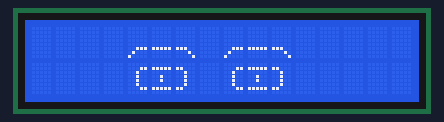
Bench run of a sketch on a simulated Arduino Uno, built with avr-gcc and run on an emulated ATmega328P. Parts: 16×2 character LCD.

Above: at 0.1 s.
At 19.01 s:
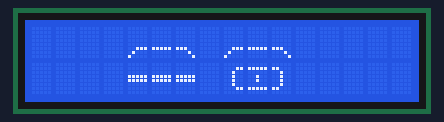
At 37.77 s:
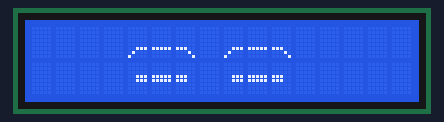

The sketch:

oeillcd.ino
```cpp
#include <LiquidCrystal.h>


LiquidCrystal lcd(2, 3, 4, 5, 6, 7);
// initialise les commandes avec les n° de broches


byte debutoeilferme[8]={
  B00000,
  B00000,
  B00000,
  B00111,
  B00111,
  B00000,
  B00000,
  B00000
};

byte finoeilferme[8]={
  B00000,
  B00000,
  B00000,
  B11100,
  B11100,
  B00000,
  B00000,
  B00000
};


byte debutsourciletonne[8]={
  B00000,
  B00000,
  B00000,
  B00000,
  B00000,
  B00111,
  B01000,
  B10000
};


byte milieusourciletonne[8]={
  B00000,
  B00000,
  B00000,
  B00000,
  B00000,
  B11111,
  B00000,
  B00000
};

byte finsourciletonne[8]={
  B00000,
  B00000,
  B00000,
  B00000,
  B00000,
  B11100,
  B00010,
  B00001
};


byte debutoeil[8]={
  B00000,
  B00011,
  B00100,
  B00100,
  B00100,
  B00100,
  B00011,
  B00000
};

byte milieuoeil[8]={
  B00000,
  B11111,
  B00000,
  B00100,
  B00100,
  B00000,
  B11111,
  B00000
};

byte finoeil[8]={
  B00000,
  B11000,
  B00100,
  B00100,
  B00100,
  B00100,
  B11000,
  B00000
};

byte milieuoeilferme[8]={
  B00000,
  B00000,
  B00000,
  B11111,
  B11111,
  B00000,
  B00000,
  B00000
};


void setup() {
  lcd.begin(16, 2);

/*lcd.createChar(8, debutsourcilferme);


     lcd.createChar(1, debutoeil);

    lcd.createChar(2, milieuoeil);
    lcd.createChar(3, finoeil);
     lcd.createChar(4, debutsourciletonne);
    lcd.createChar(5, milieusourciletonne);
    lcd.createChar(6, finsourciletonne);

     lcd.createChar(7, debutoeilferme); */

  }


void loop() {
  lcd.display();

   lcd.createChar(1, debutoeil);

    lcd.createChar(2, milieuoeil);
    lcd.createChar(3, finoeil);
     lcd.createChar(4, debutsourciletonne);
    lcd.createChar(5, milieusourciletonne);
    lcd.createChar(6, finsourciletonne);

    lcd.setCursor(4,0);
    lcd.write(4);
    lcd.setCursor(5,0);
    lcd.write(5);
    lcd.setCursor(6,0);
    lcd.write(6);

    lcd.setCursor(8,0);
    lcd.write(4);
    lcd.setCursor(9,0);
    lcd.write(5);
    lcd.setCursor(10,0);
    lcd.write(6);

      lcd.setCursor(4,1);
    lcd.write(1);
    lcd.setCursor(5,1);
    lcd.write(2);
    lcd.setCursor(6,1);
    lcd.write(3);

    lcd.setCursor(8,1);
    lcd.write(1);
    lcd.setCursor(9,1);
    lcd.write(2);
    lcd.setCursor(10,1);
    lcd.write(3);


delay(3000);


lcd.clear();

lcd.createChar(7, milieuoeilferme);
 lcd.setCursor(4,0);
    lcd.write(4);
    lcd.setCursor(5,0);
    lcd.write(5);
    lcd.setCursor(6,0);
    lcd.write(6);

    lcd.setCursor(8,0);
    lcd.write(4);
    lcd.setCursor(9,0);
    lcd.write(5);
    lcd.setCursor(10,0);
    lcd.write(6);

    lcd.createChar(1, debutoeilferme);
    lcd.createChar(2, finoeilferme);
      lcd.setCursor(4,1);
    lcd.write(1);
    lcd.setCursor(5,1);
    lcd.write(7);
    lcd.setCursor(6,1);
    lcd.write(2);


    lcd.setCursor(8,1);
    lcd.write(1);
    lcd.setCursor(9,1);
    lcd.write(7);
    lcd.setCursor(10,1);
    lcd.write(2);


    delay(400);

    lcd.clear();


 lcd.createChar(8, debutoeil);


    lcd.createChar(3, finoeil);
lcd.createChar(7, milieuoeilferme);

 lcd.setCursor(4,0);
    lcd.write(4);
    lcd.setCursor(5,0);
    lcd.write(5);
    lcd.setCursor(6,0);
    lcd.write(6);

    lcd.setCursor(8,0);
    lcd.write(4);
    lcd.setCursor(9,0);
    lcd.write(5);
    lcd.setCursor(10,0);
    lcd.write(6);

    lcd.createChar(1, debutoeilferme);
    lcd.createChar(2, finoeilferme);
      lcd.setCursor(4,1);
    lcd.write(7);
    lcd.setCursor(5,1);
    lcd.write(7);
    lcd.setCursor(6,1);
    lcd.write(7);

 lcd.createChar(2, milieuoeil);
    lcd.setCursor(8,1);
    lcd.write(8);
    lcd.setCursor(9,1);
    lcd.write(2);
    lcd.setCursor(10,1);
    lcd.write(3);


    delay(400);

    lcd.clear();

    }
```

Measured:
- what the display in image 1 shows lasts 0.4 s, from 18.8 s to 19.2 s
